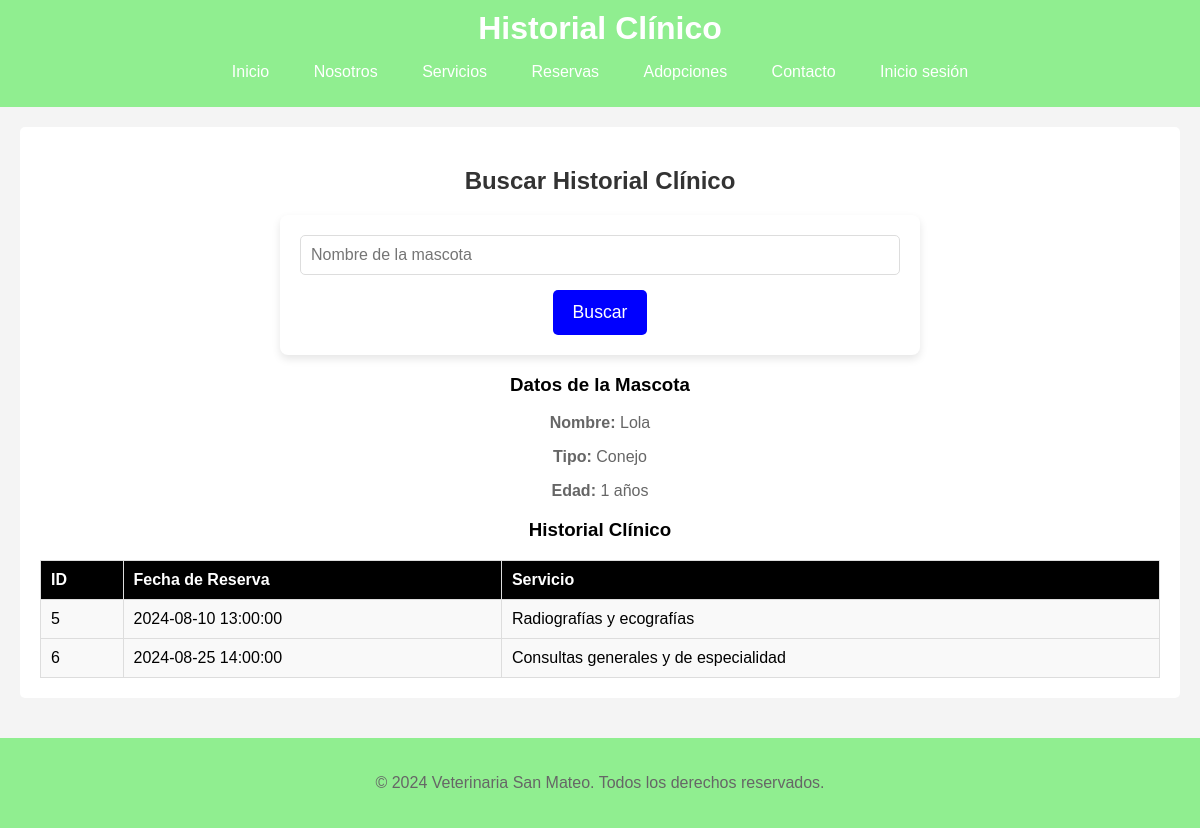
Page /historial.php?nombre_mascota=Lola on the committed database.
### tables this page shows
CREATE TABLE IF NOT EXISTS `mascotas` (
  `id` INT AUTO_INCREMENT PRIMARY KEY,
  `nombre` VARCHAR(50) NOT NULL,
  `tipo` VARCHAR(30) NOT NULL,
  `edad` INT,
  `usuario_id` INT NOT NULL,
  FOREIGN KEY (`usuario_id`) REFERENCES `usuario`(`id`)
);

CREATE TABLE IF NOT EXISTS historial_clinico (
    id INT AUTO_INCREMENT PRIMARY KEY,
    reserva_id INT NOT NULL,
    mascota_id INT NOT NULL,
    fecha_reserva DATETIME NOT NULL,
    servicio_id INT NOT NULL,
    FOREIGN KEY (reserva_id) REFERENCES reservas(id),
    FOREIGN KEY (mascota_id) REFERENCES mascotas(id),
    FOREIGN KEY (servicio_id) REFERENCES servicios(id)
);

CREATE TABLE IF NOT EXISTS `servicios` (
  `id` INT AUTO_INCREMENT PRIMARY KEY,
  `nombre` VARCHAR(100) NOT NULL,
  `precio` DECIMAL(10, 2) NOT NULL
);

### functions.php (called while the page is built, shortened)
<?php
include("db.php");
function getMenu(){
    $menu = array(
        array("url" => "index.php", "name" => "Inicio")
    );
    if (!isset($_SESSION["usuario"]) || $_SESSION["usuario"] == "") {
        $menu[] = array("url" => "nosotros.php", "name" => "Nosotros");
        $menu[] = array("url" => "servicios.php", "name" => "Servicios");
    }
    $menu[] = array("url" => "reservas.php", "name" => "Reservas");
    $menu[] = array("url" => "adopciones.php", "name" => "Adopciones");
    if (isset($_SESSION["usuario"]) && $_SESSION["usuario"] != "") {
        $menu[] = array("url" => "ver_reservas.php", "name" => "Ver Reservas");
        $menu[] = array("url" => "ver_adopciones.php", "name" => "Ver Adopciones");
        $menu[] = array("url" => "historial.php", "name" => "Historial Medico");
        $menu[] = array("url" => "recomendaciones.php", "name" => "Recomendaciones");
        $menu[] = array("url" => "salir.php", "name" => "Salir");
    } else {
        $menu[] = array("url" => "contacto.php", "name" => "Contacto");
        $menu[] = array("url" => "ingresar.php", "name" => "Inicio sesión");
    }
    return $menu;
}
function getMascotaByName($nombre_mascota) {
    global $conn;
    $query = "SELECT * FROM mascotas WHERE nombre = ?";
    $stmt = $conn->prepare($query);
    $stmt->bind_param("s", $nombre_mascota);
    $stmt->execute();
    $result = $stmt->get_result();
    $mascota = $result->fetch_assoc();
    return $mascota;
}
function getHistorialClinicoByMascotaId($mascota_id) {
    global $conn;
    $query = "SELECT hc.id, hc.fecha_reserva, s.nombre AS nombre_servicio
              FROM historial_clinico hc
              JOIN servicios s ON hc.servicio_id = s.id
              WHERE hc.mascota_id = ?";
    $stmt = $conn->prepare($query);
    $stmt->bind_param("i", $mascota_id);
    $stmt->execute();
    $result = $stmt->get_result();
    $historialClinico = $result->fetch_all(MYSQLI_ASSOC);
    return $historialClinico;
}

### historial.php (the view, shortened to what this page needs)
<?php
include 'functions.php';
$menu = getMenu();
$historialClinico = [];
$mascota = null;
if (isset($_GET['nombre_mascota'])) {
    $nombreMascota = $_GET['nombre_mascota'];
    $mascota = getMascotaByName($nombreMascota);
    if ($mascota) {
        $historialClinico = getHistorialClinicoByMascotaId($mascota['id']);
    }
}
?>
<!DOCTYPE html>
<html lang="es">
<head>
    <link rel="stylesheet" href="./css/style.css">
</head>
<body>
    <header>
        <h1>Historial Clínico</h1>
        <nav>
            <ul>
                <?php foreach ($menu as $item) { ?>
                    <li><a href="<?php echo $item["url"]; ?>"><?php echo $item["name"]; ?></a></li>
                <?php } ?>
            </ul>
        </nav>
    </header>
    <main>
        <section>
            <h2>Buscar Historial Clínico</h2>
            <form method="get" action="historial.php">
                <input type="text" name="nombre_mascota" placeholder="Nombre de la mascota" required>
                <button type="submit">Buscar</button>
            </form>
            <?php if ($mascota): ?>
                <h3>Datos de la Mascota</h3>
                <p><strong>Nombre:</strong> <?php echo $mascota['nombre']; ?></p>
                <p><strong>Tipo:</strong> <?php echo $mascota['tipo']; ?></p>
                <p><strong>Edad:</strong> <?php echo $mascota['edad']; ?> años</p>
                <h3>Historial Clínico</h3>
                <table border="1" cellpadding="10" cellspacing="0">
                    <thead>
                        <tr>
                            <th>ID</th>
                            <th>Fecha de Reserva</th>
                            <th>Servicio</th>
                        </tr>
                    </thead>
                    <tbody>
                        <?php if (count($historialClinico) > 0): ?>
                            <?php foreach ($historialClinico as $historial): ?>
                                <tr>
                                    <td><?php echo $historial['id']; ?></td>
                                    <td><?php echo $historial['fecha_reserva']; ?></td>
                                    <td><?php echo $historial['nombre_servicio']; ?></td>
                                </tr>
                            <?php endforeach; ?>
                        <?php else: ?>
                            <tr>
                                <td colspan="3">No hay historial clínico para esta mascota.</td>
                            </tr>
                        <?php endif; ?>
                    </tbody>
                </table>
            <?php elseif (isset($_GET['nombre_mascota'])): ?>
                <p>No se encontró ninguna mascota con ese nombre.</p>
            <?php endif; ?>
        </section>
    </main>
    <footer>
        <p>&copy; 2024 Veterinaria San Mateo. Todos los derechos reservados.</p>
    </footer>
</body>
</html>

### CSS/style.css (style rules this page uses)
body { font-family: Arial, sans-serif; margin: 0; padding: 0; background-color: #f4f4f4; }
header { background-color: lightgreen; color: #fff; padding: 10px 0; text-align: center; }
header h1 { margin: 0; }
nav ul { list-style: none; padding: 0; }
nav ul li { display: inline; margin: 0 10px; }
nav ul li a { color: #fff; text-decoration: none; padding: 5px 10px; border-radius: 3px; }
main { padding: 20px; }
section { margin-bottom: 20px; background-color: #fff; padding: 20px; border-radius: 5px; text-align: center; }
h2 { color: #333; }
p { color: #666; }
form { max-width: 600px; margin: 0 auto; padding: 20px; background-color: #fff; border-radius: 8px; box-shadow: 0 4px 8px rgba(0, 0, 0, 0.1); }
form input[type="text"], form input[type="email"], form input[type="tel"], form input[type="password"], form input[type="datetime-local"], form select, form textarea { width: 100%; padding: 10px; margin-bottom: 15px; border: 1px solid #ddd; border-radius: 5px; font-size: 1em; box-sizing: border-box; }
form button[type="submit"] { padding: 12px 20px; background-color: blue; color: #fff; border: none; border-radius: 5px; font-size: 1.1em; cursor: pointer; transition: background-color 0.3s ease, transform 0.2s ease; }
footer { background-color: lightgreen; color: black; padding: 20px 0; text-align: center; }
table { width: 100%; border-collapse: collapse; }
th, td { padding: 10px; text-align: left; border: 1px solid #ddd; }
th { background-color: lightgreen; color: white; }
td { background-color: #f9f9f9; }
th, td { padding: 10px; border: 1px solid #ddd; text-align: left; }
th { background-color: black; }

### rows in the picture
mascotas: nombre "Lola", tipo "Conejo", edad "1"
historial_clinico: id "5", fecha_reserva "2024-08-10 13:00:00", servicio.nombre "Radiografías y ecografías"
historial_clinico: id "6", fecha_reserva "2024-08-25 14:00:00", servicio.nombre "Consultas generales y de especialidad"

### other values in the picture
$item["name"] "Inicio"
$item["name"] "Nosotros"
$item["name"] "Servicios"
$item["name"] "Reservas"
$item["name"] "Adopciones"
$item["name"] "Contacto"
$item["name"] "Inicio sesión"
